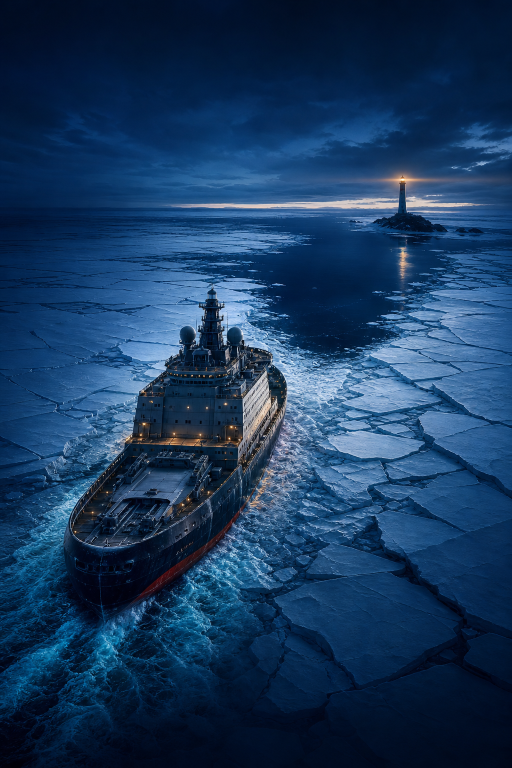
#> input picture sail-rust-book/assets/cover/sail-rust-book-cover-background.png, 1024 x 1536 px (shown at 1/2 size)
$ python render-cover-assets.py
#> lines starting #> are read from the running program, lines starting #| are printed output that depends on the picture
#!/usr/bin/env python3
"""Render deterministic cover and headboard composites for Sail Rust Book."""

from __future__ import annotations

from pathlib import Path

from PIL import Image, ImageDraw, ImageFilter, ImageFont


BOOK_ROOT = Path(__file__).resolve().parents[1]
REPO_ROOT = BOOK_ROOT.parent
FIRSTPAIR_ROOT = Path.home() / "src" / "firstpair"
ASSET_DIR = BOOK_ROOT / "assets" / "cover"

COVER_BG = ASSET_DIR / "sail-rust-book-cover-background.png"
HEADBOARD_BG = ASSET_DIR / "sail-rust-book-headboard-background.png"
MASK_LOGO = FIRSTPAIR_ROOT / "logo" / "firstpair-publisher-mask.png"

COVER_OUT = ASSET_DIR / "sail-rust-book-cover.png"
HEADBOARD_OUT = ASSET_DIR / "sail-rust-book-headboard.png"

TITLE = "Sail Rust Book"
SUBTITLE = "The Rust, Arrow, and DataFusion Guide"
AUTHOR = "Alexy Khrabrov ∈ LakeSail Team"

WHITE = (246, 252, 255, 255)
CYAN = (126, 222, 255, 255)
AMBER = (255, 204, 118, 255)
NAVY = (4, 16, 30, 230)


def font(path: str, size: int) -> ImageFont.FreeTypeFont:
    return ImageFont.truetype(path, size)


SERIF = "/System/Library/Fonts/Supplemental/Georgia.ttf"
SERIF_BOLD = "/System/Library/Fonts/Supplemental/Georgia Bold.ttf"
SANS = "/System/Library/Fonts/Supplemental/Arial.ttf"
SANS_BOLD = "/System/Library/Fonts/Supplemental/Arial Bold.ttf"
SYMBOL_TEXT = "/System/Library/Fonts/Supplemental/Arial Unicode.ttf"


def cover_resize(image: Image.Image, size: tuple[int, int]) -> Image.Image:
#> called with size = (2550, 3300)
    src_w, src_h = image.size
#> src_w = 1024; src_h = 1536
    dst_w, dst_h = size
    scale = max(dst_w / src_w, dst_h / src_h)
#> scale = 2.49
    resized = image.resize((round(src_w * scale), round(src_h * scale)), Image.Resampling.LANCZOS)
    left = (resized.width - dst_w) // 2
#> left = 0
    top = (resized.height - dst_h) // 2
#> top = 262
    return resized.crop((left, top, left + dst_w, top + dst_h))
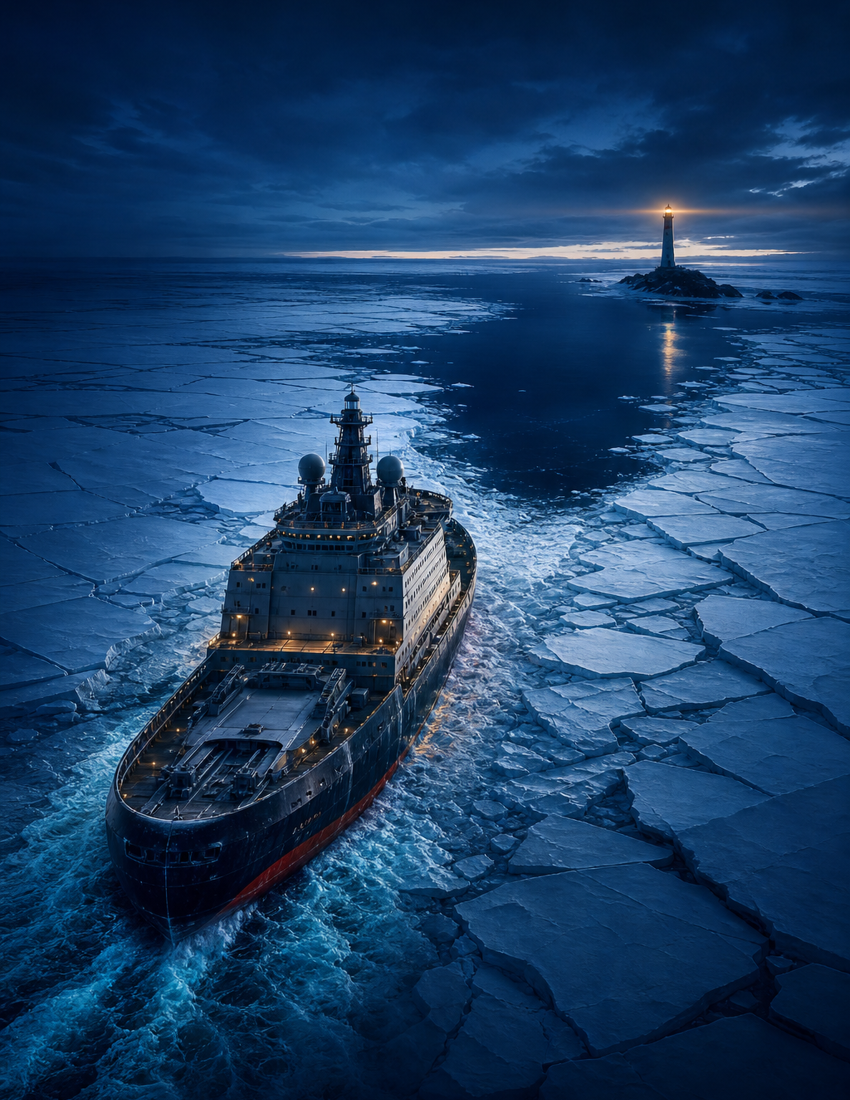
#> returned value: PIL image 2550x3300 RGB (shown at 1/3 size); mean R, G, B 27.8, 63.6, 102.4


def gradient_overlay(size: tuple[int, int], top: int, bottom: int, color: tuple[int, int, int]) -> Image.Image:
#> called with size = (2550, 3300), top = 210, bottom = 35, color = (2, 10, 22)
    width, height = size
    overlay = Image.new("RGBA", size, (0, 0, 0, 0))
#> overlay: PIL image 2550x3300 RGBA; every value is 0
    pixels = overlay.load()
    for y in range(height):
        alpha = int(top + (bottom - top) * (y / max(1, height - 1)))
        for x in range(width):
            pixels[x, y] = (*color, alpha)
    return overlay


# [9 lines left out: function side_gradient, not called in this run]


def mask_as_tint(width: int, color: tuple[int, int, int, int], opacity: float = 0.85) -> Image.Image:
    logo = Image.open(MASK_LOGO).convert("L")
    logo = logo.resize((width, round(width * logo.height / logo.width)), Image.Resampling.LANCZOS)
    alpha = logo.point(lambda v: int(max(0, v - 8) * opacity))
    out = Image.new("RGBA", logo.size, color)
    out.putalpha(alpha)
    return out


# [21 lines left out: functions paste_with_shadow, draw_text_shadow, not called in this run]


def draw_rule(draw: ImageDraw.ImageDraw, x: int, y: int, width: int, color: tuple[int, int, int, int]) -> None:
    draw.rounded_rectangle((x, y, x + width, y + 10), radius=5, fill=color)
    draw.rounded_rectangle((x, y + 18, x + width // 2, y + 22), radius=2, fill=(255, 255, 255, 180))


def render_cover() -> None:
    canvas_size = (2550, 3300)
    base = cover_resize(Image.open(COVER_BG).convert("RGB"), canvas_size).convert("RGBA")
    base.alpha_composite(gradient_overlay(canvas_size, 210, 35, (2, 10, 22)))
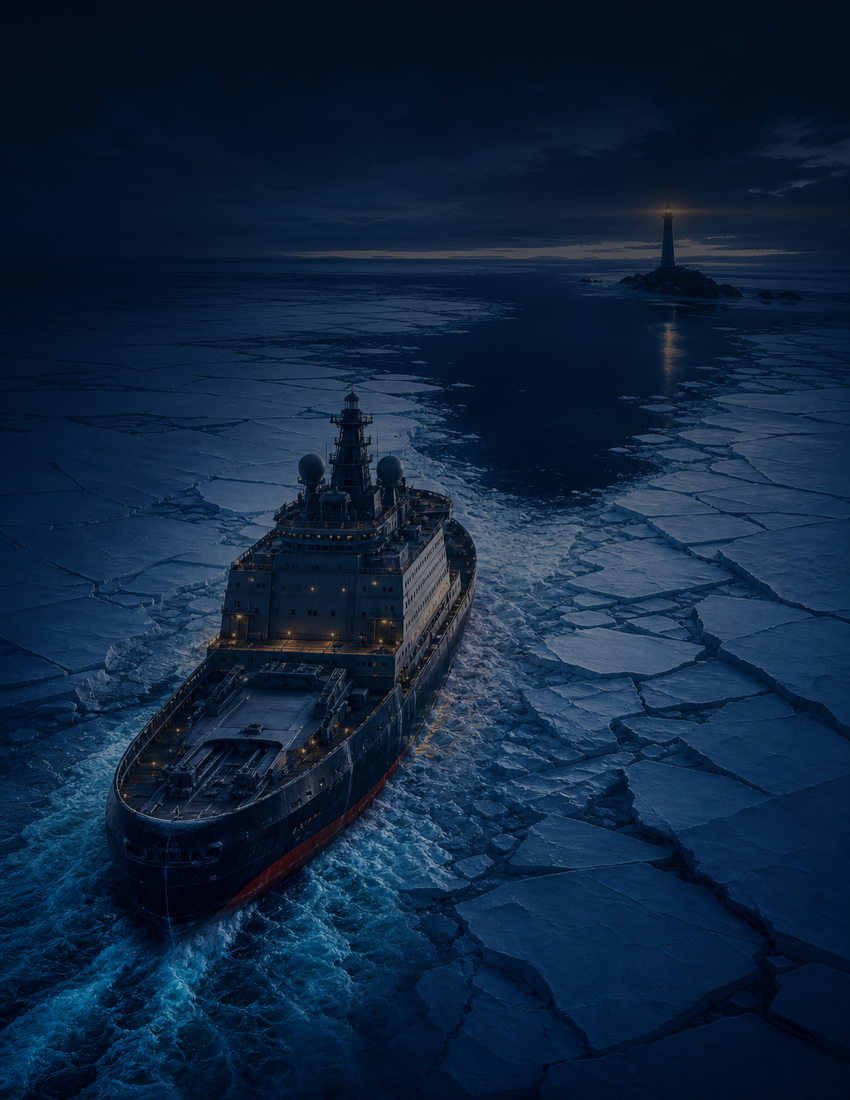
#> base: PIL image 2550x3300 RGBA (shown at 1/3 size); mean R, G, B, A 15.1, 37.4, 62.6, 255
    base.alpha_composite(gradient_overlay(canvas_size, 15, 210, (0, 0, 0)))
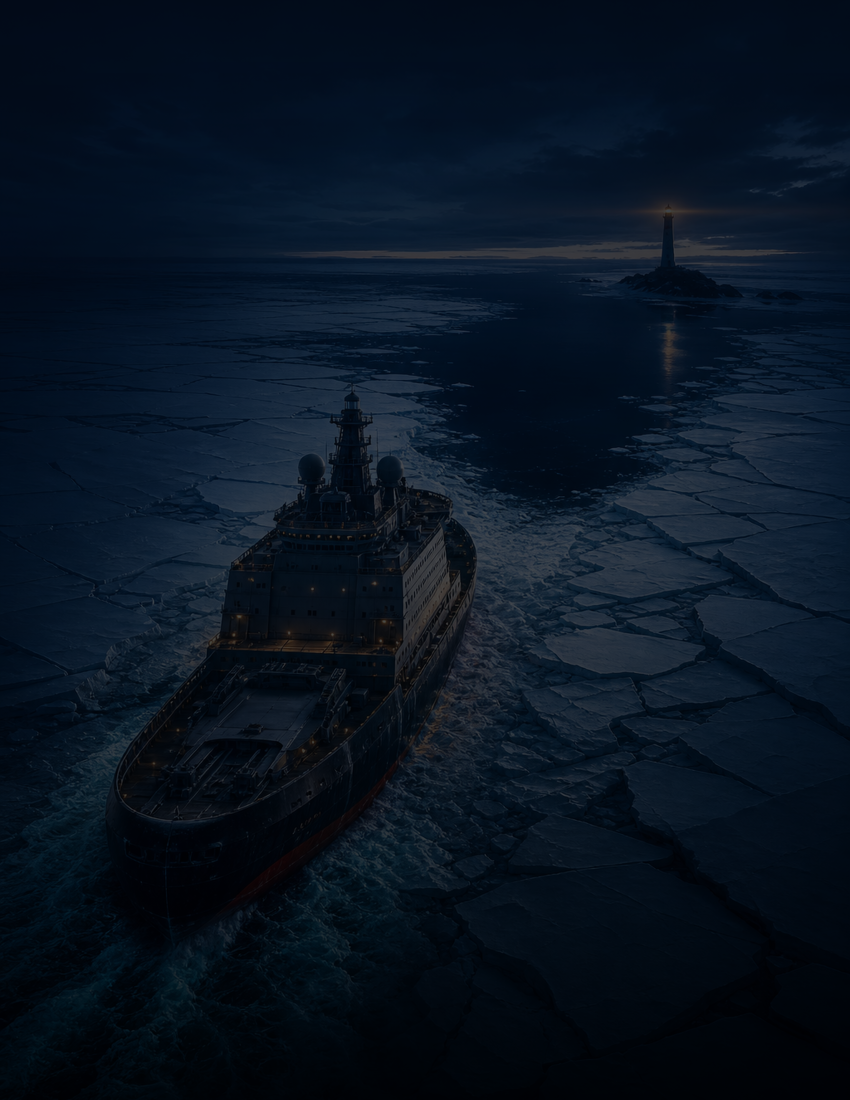
#> base: PIL image 2550x3300 RGBA (shown at 1/3 size); mean R, G, B, A 8.3, 19.8, 33.2, 255

    draw = ImageDraw.Draw(base)
    title_font = font(SERIF_BOLD, 240)
    title_font_2 = font(SERIF_BOLD, 260)
    subtitle_font = font(SERIF, 74)
    author_font = font(SYMBOL_TEXT, 70)

    logo = mask_as_tint(580, WHITE, 0.78)
    panel = Image.new("RGBA", (logo.width + 90, logo.height + 70), (0, 0, 0, 0))
    pdraw = ImageDraw.Draw(panel)
    pdraw.rounded_rectangle((0, 0, panel.width, panel.height), radius=36, fill=(2, 10, 20, 150), outline=(126, 222, 255, 150), width=3)
    panel.alpha_composite(logo, (45, 35))
    paste_with_shadow(base, panel, (canvas_size[0] - panel.width - 150, 150))

    draw_rule(draw, 180, 310, 580, CYAN)
    draw_text_shadow(draw, (180, 430), "Sail Rust", title_font, WHITE, stroke=2)
    draw_text_shadow(draw, (180, 710), "Book", title_font_2, WHITE, stroke=2)
    draw.text((185, 1008), SUBTITLE, font=subtitle_font, fill=(197, 234, 246, 245))

    footer_h = 330
    footer = Image.new("RGBA", (canvas_size[0], footer_h), (2, 10, 20, 190))
    base.alpha_composite(footer, (0, canvas_size[1] - footer_h))
    draw = ImageDraw.Draw(base)
    draw.text((180, canvas_size[1] - 220), AUTHOR, font=author_font, fill=WHITE)
    draw.text((180, canvas_size[1] - 125), "First Pair Press", font=font(SANS_BOLD, 44), fill=AMBER)
    draw.text((180, canvas_size[1] - 70), "A codebase-first edition with PDF, EPUB, HTML, and Obsidian Vault formats", font=font(SANS, 38), fill=(207, 232, 240, 235))

    base.convert("RGB").save(COVER_OUT, quality=95)


# [30 lines left out: function render_headboard, not called in this run]


def main() -> int:
    ASSET_DIR.mkdir(parents=True, exist_ok=True)
    render_cover()
    render_headboard()
    print(COVER_OUT)
    print(HEADBOARD_OUT)
    return 0


if __name__ == "__main__":
#> (the run stopped early here; a loop or call above may not have finished)
